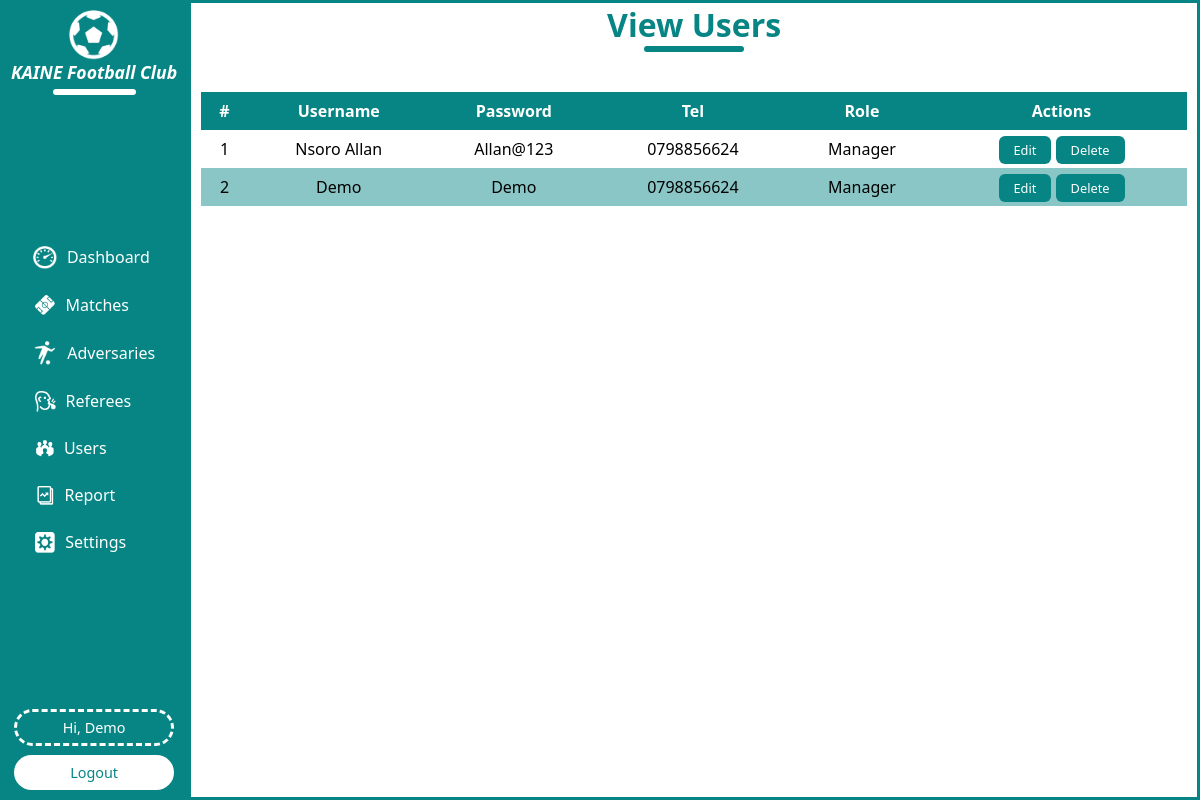
The page /users.php (signed in) on the database its author committed.
### tables this page shows
CREATE TABLE `users` (
  `user_id` int(11) NOT NULL,
  `username` varchar(30) NOT NULL,
  `password` varchar(30) NOT NULL,
  `tel` varchar(20) NOT NULL,
  `role` varchar(30) NOT NULL
);

### users.php (the view, shortened to what this page needs)
<?php
include("sessions.php");
?>
<!DOCTYPE html>
<html lang="en">
<head>
    <link rel="stylesheet" href="style.css">
</head>
<body>
    <div class="dashboard-container">
        <?php
            include("sidebar.php");
        ?>
        <div class="dashboard-right">
            <div class="right-title">
                <h1>View Users</h1>
                <div class="line"></div>
            </div>
            <div class="right-content">
                <table>
                    <tr>
                        <th>#</th>
                        <th>Username</th>
                        <th>Password</th>
                        <th>Tel</th>
                        <th>Role</th>
                        <th>Actions</th>
                    </tr>
                    <?php
                    $select=$con->query("SELECT * FROM `users`");
                    if(mysqli_num_rows($select)>0){
                        while($row=mysqli_fetch_assoc($select)){
                    ?>
                    <tr>
                        <td><?php echo $row['user_id'];?></td>
                        <td><?php echo $row['username'];?></td>
                        <td><?php echo $row['password'];?></td>
                        <td><?php echo $row['tel'];?></td>
                        <td><?php echo $row['role'];?></td>
                        <td>
                            <a href="#">Edit</a>
                            <a href="delete_user.php?user_id=<?php echo $row['user_id'];?>">Delete</a>
                        </td>
                    </tr>
                    <?php
                        }
                    }
                    else{
                        echo"<h1>No User Available...</h1>";
                    }
                    ?>
                </table>
            </div>
        </div>
    </div>
</body>
</html>

### style.css (style rules this page uses)
* { margin: 0; padding: 0; box-sizing: border-box; }
body { font-family: system-ui, -apple-system, BlinkMacSystemFont, "Segoe UI", Roboto, Oxygen, Ubuntu, Cantarell, "Open Sans", "Helvetica Neue", sans-serif; }
::placeholder { color: black; font-size: 0.8rem; }
.dashboard-container { display: flex; flex-direction: row; width: 100%; align-items: center; justify-content: space-between; height: 100dvh; }
.dashboard-right { display: flex; flex-direction: column; width: 86%; border: 3px solid #068584; height: 100dvh; overflow-y: auto; }
.right-title { display: flex; flex-direction: column; align-items: center; justify-content: center; }
.right-title h1 { font-size: 2rem; color: #068584; }
.right-title .line { padding: 3px; background: #068584; width: 10%; border-radius: 50px; }
.right-content { display: flex; flex-direction: column; width: 100%; margin-top: 20px; padding: 10px; }
.right-content table { width: 100%; margin-top: 10px; text-align: center; border-collapse: collapse; }
.right-content table tr { padding: 5px; }
.right-content table tr:nth-child(odd) { background: #06858577; }
.right-content table tr th { padding: 8px; background: #068584; color: #fff; }
.right-content table tr td { padding: 8px; font-weight: 500; text-transform: capitalize; }
.right-content table tr td a { padding: 5px 15px; background: #068584; color: #fff; font-weight: 500; font-size: 0.8rem; text-decoration: none; transition: 0.3s ease-in-out; border-radius: 6px; }

### rows shown on the page
users: user_id "1", username "Nsoro Allan", password "Allan@123", tel "0798856624", role "Manager"
users: user_id "2", username "Demo", password "Demo", tel "0798856624", role "Manager"

### other values the page prints
$_SESSION['fc_user'] "Demo"
